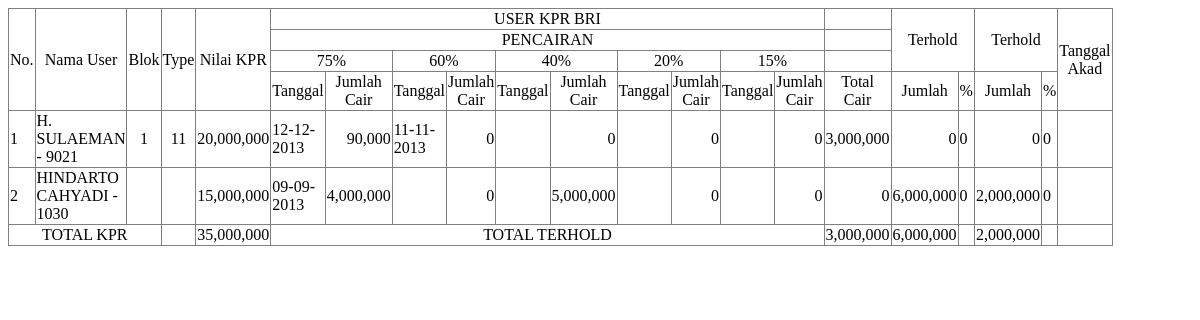
Screenshot of /modules/accounting/keuangan/kpr_bri_rpt.php with the database file from the repository.
### tables this page shows
CREATE TABLE IF NOT EXISTS `kpr_bri` (
  `id` int(10) NOT NULL AUTO_INCREMENT,
  `kode` varchar(50) NOT NULL DEFAULT '0',
  `nama` varchar(50) NOT NULL DEFAULT '0',
  `blok` varchar(50) NOT NULL DEFAULT '0',
  `tipe` varchar(50) NOT NULL DEFAULT '0',
  `kpr` int(11) NOT NULL DEFAULT 0,
  `tanggal75` date NOT NULL,
  `cair75` int(11) NOT NULL DEFAULT 0,
  `tanggal60` date NOT NULL,
  `cair60` int(11) NOT NULL,
  `tanggal40` date NOT NULL,
  `cair40` int(11) NOT NULL,
  `tanggal20` date NOT NULL,
  `cair20` int(11) NOT NULL,
  `tanggal15` date NOT NULL,
  `cair15` int(11) NOT NULL,
  `totalcair` int(11) NOT NULL,
  `jumlah_terhold_1` int(11) NOT NULL,
  `persen_terhold_1` int(11) NOT NULL,
  `jumlah_terhold_2` int(11) NOT NULL,
  `persen_terhold_2` int(11) NOT NULL,
  `tanggal_akad` date NOT NULL,
  PRIMARY KEY (`id`)
);

### modules/accounting/include/functions.php (called while the page is built, shortened)
<?php
function baliktglindo($tglx) {
	$hari = substr($tglx,8,2);
	$bln = substr($tglx,5,2);
	$thn = substr($tglx,0,4);
	$tgli = $hari."-".$bln."-".$thn;
	return $tgli;
}
?>

### modules/accounting/keuangan/kpr_bri_rpt.php (the view, shortened to what this page needs)
<!DOCTYPE html PUBLIC "-//W3C//DTD XHTML 1.0 Transitional//EN" "http://www.w3.org/TR/xhtml1/DTD/xhtml1-transitional.dtd">
<html xmlns="http://www.w3.org/1999/xhtml">
<head>
<link rel='stylesheet' type='text/css' href='jquery.autocomplete.css'/>
</head>
<body onload="window.print()">
<table width="90%" border="1" style="border-collapse:collapse">
  <tr>
    <td rowspan="4"><div align="center">No.</div>      <div align="center"></div>      <div align="center"></div></td>
    <td rowspan="4"><div align="center">Nama User </div>      <div align="center"></div>      <div align="center"></div></td>
    <td rowspan="4"><div align="center">Blok</div>      <div align="center"></div>      <div align="center"></div></td>
    <td rowspan="4"><div align="center">Type</div>      <div align="center"></div>      <div align="center"></div></td>
    <td rowspan="4"><div align="center">Nilai KPR </div>      <div align="center"></div>      <div align="center"></div></td>
    <td colspan="10"><div align="center">USER KPR BRI</div></td>
    <td>&nbsp;</td>
    <td colspan="2" rowspan="3"><div align="center">Terhold</div>      <div align="center"></div>
    <div align="center"></div>      <div align="center"></div></td>
    <td colspan="2" rowspan="3"><div align="center">Terhold</div>      <div align="center"></div>
    <div align="center"></div>      <div align="center"></div></td>
    <td rowspan="4"><div align="center"></div>      <div align="center"></div>      <div align="center">Tanggal Akad </div></td>
  </tr>
  <tr>
    <td colspan="10"><div align="center">PENCAIRAN</div>      </td>
    <td><div align="center"></div></td>
  </tr>
  <tr>
    <td colspan="2"><div align="center">75%</div>      <div align="center"></div></td>
    <td colspan="2"><div align="center">60%</div>      <div align="center"></div></td>
    <td colspan="2"><div align="center">40%</div>      <div align="center"></div></td>
    <td colspan="2"><div align="center">20%</div>      <div align="center"></div></td>
    <td colspan="2"><div align="center">15%</div>      <div align="center"></div></td>
    <td><div align="center"></div></td>
  </tr>
  <tr>
    <td><div align="center">Tanggal</div></td>
    <td><div align="center">Jumlah Cair </div></td>
    <td><div align="center">Tanggal</div></td>
    <td><div align="center">Jumlah Cair </div></td>
    <td><div align="center">Tanggal </div></td>
    <td><div align="center">Jumlah Cair </div></td>
    <td><div align="center">Tanggal</div></td>
    <td><div align="center">Jumlah Cair </div></td>
    <td><div align="center">Tanggal</div></td>
    <td><div align="center">Jumlah Cair </div></td>
    <td><div align="center">Total Cair </div></td>
    <td><div align="center">Jumlah</div></td>
    <td><div align="center">%</div></td>
    <td><div align="center">Jumlah</div></td>
    <td><div align="center">%</div></td>
  </tr>
  <?php
	include ("../include/functions.php");
  ?>
	<?php
		$sql = mysql_query("SELECT * FROM kpr_bri ORDER BY nama");
		$no = 1;
		while($data = mysql_fetch_array($sql)){
	?>
		<tr>
			<td><?php  echo $no;?></td>
			<td><?php  echo $data['nama']?></td>
			<td align="center"><?php  echo $data['blok']?></td>
			<td align="center"><?php  echo $data['tipe']?></td>
			<td align="right"><?php  echo number_format($data['kpr']); $kpr = $kpr + $data['kpr'];?></td>
			<td><?php  echo (baliktglindo($data['tanggal75']) <> '00-00-0000') ? baliktglindo($data['tanggal75']) : ''; ?></td>
			<td align="right"><?php  echo number_format($data['cair75'])?></td>
			<td><?php  echo (baliktglindo($data['tanggal60'])  != '00-00-0000') ? baliktglindo($data['tanggal60']) : '';?></td>
			<td align="right"><?php  echo number_format($data['cair60'])?></td>
			<td><?php  echo (baliktglindo($data['tanggal40'])  != '00-00-0000') ? baliktglindo($data['tanggal40']) : '';?></td>
			<td align="right"><?php  echo number_format($data['cair40'])?></td>
			<td><?php  echo (baliktglindo($data['tanggal20'])  != '00-00-0000') ? baliktglindo($data['tanggal20']) : '';?></td>
			<td align="right"><?php  echo number_format($data['cair20'])?></td>
			<td><?php  echo (baliktglindo($data['tanggal15'])  != '00-00-0000') ? baliktglindo($data['tanggal15']) : '';?></td>
			<td align="right"><?php  echo number_format($data['cair15'])?></td>
			<td align="right"><?php  echo number_format($data['totalcair']); $t_cair = $t_cair + $data['totalcair']; ?></td>
			<td align="right"><?php  echo number_format($data['jumlah_terhold_1']); $terhold1 = $terhold1 + $data['jumlah_terhold_1'];?></td>
			<td><?php  echo $data['persen_terhold_1']?></td>
			<td align="right"><?php  echo number_format($data['jumlah_terhold_2']); $terhold2 = $terhold2 + $data['jumlah_terhold_2']; ?></td>
			<td><?php  echo $data['persen_terhold_2']?></td>
			<td><?php  echo (baliktglindo($data['tanggal_akad'])  != '00-00-0000') ? baliktglindo($data['tanggal_akad']) : '';?></td>
		</tr>
	<?php
			$no++;
		}
	?>
	<tr>
		  <td colspan="3"><div align="center">TOTAL KPR </div></td>
		  <td align="center">&nbsp;</td>
		  <td align="right"><?php  echo number_format($kpr); ?></td>
		  <td colspan="10"><div align="center">TOTAL TERHOLD </div></td>
		  <td align="right"><?php  echo number_format($t_cair); ?></td>
		  <td align="right"><?php  echo number_format($terhold1);?></td>
		  <td>&nbsp;</td>
		  <td align="right"><?php  echo number_format($terhold2);?></td>
		  <td>&nbsp;</td>
		  <td>&nbsp;</td>
  </tr>
</table>
</body>
</html>

### rows the page displays
kpr_bri: nama "H. SULAEMAN - 9021", blok "1", tipe "11", kpr "20,000,000", tanggal75 "12-12-2013", cair75 "90,000", tanggal60 "11-11-2013", cair60 "0", cair40 "0", cair20 "0", cair15 "0", totalcair "3,000,000", jumlah_terhold_1 "0", persen_terhold_1 "0", jumlah_terhold_2 "0", persen_terhold_2 "0"
kpr_bri: nama "HINDARTO CAHYADI - 1030", kpr "15,000,000", tanggal75 "09-09-2013", cair75 "4,000,000", cair60 "0", cair40 "5,000,000", cair20 "0", cair15 "0", totalcair "0", jumlah_terhold_1 "6,000,000", persen_terhold_1 "0", jumlah_terhold_2 "2,000,000", persen_terhold_2 "0"

### other values shown
$kpr "35,000,000"
$t_cair "3,000,000"
$terhold1 "6,000,000"
$terhold2 "2,000,000"
